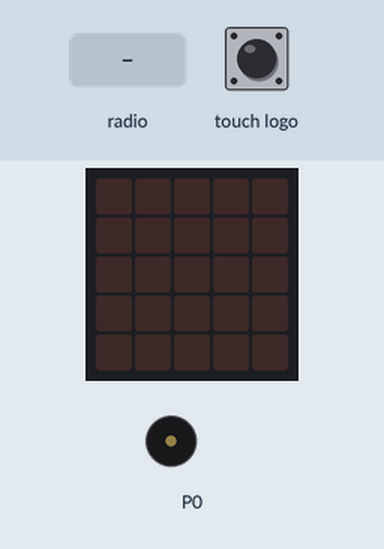
Recording of a program running on a simulated BBC micro:bit (MakeCode). On the bench: the board's 5×5 LED display, buzzer (waves = sounding). The test bench sets the inputs (shaded band).

Above: at 1.2 s.
1.3 s: radio message "0" arrives
At 1.5 s:
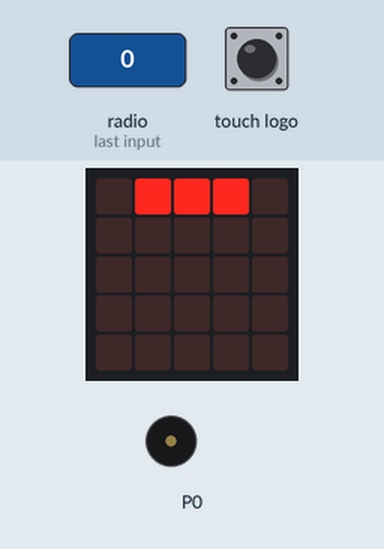
3.3 s: radio message "1" arrives
At 3.5 s:
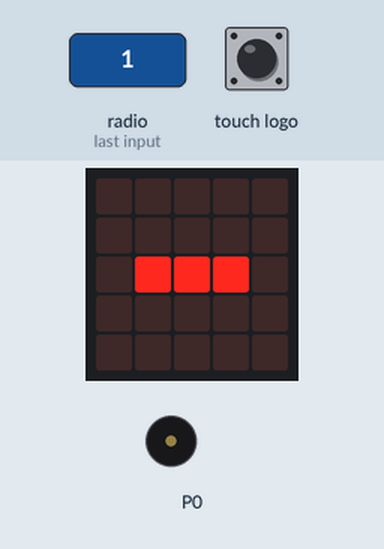
At 4.1 s:
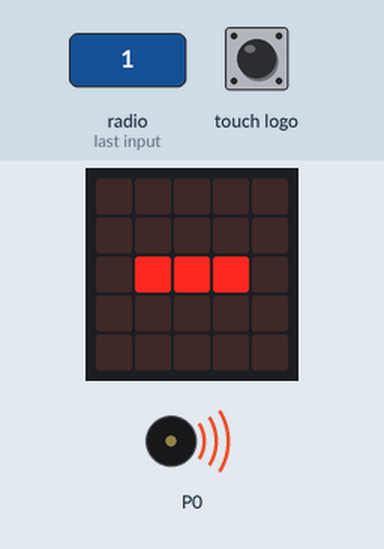
Timing chart, 0 to 6.3 s (numbered marks = the images above; inputs shaded):
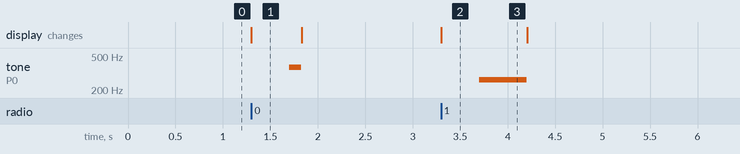

Measured:
- after the input at 1.3 s, tone on P0: silent → 370 Hz after 0.40 s, → silent 0.13 s later; the display: changes at once (image 1)
- after the input at 3.3 s, tone on P0: silent → 262 Hz after 0.40 s, → silent 0.50 s later; the display: changes at once (image 2)
- what the display in image 1 shows lasts 0.5 s, from 1.3 s to 1.8 s
- what the display in image 2 shows lasts 0.9 s, from 3.3 s to 4.2 s

The program:

main.ts
```typescript
radio.onReceivedNumber(function (receivedNumber) {
    if (receivedNumber == 0) {
        basic.showLeds(`
            . # # # .
            . . . . .
            . . . . .
            . . . . .
            . . . . .
            `)
        music.playTone(370, music.beat(BeatFraction.Quarter))
    } else {
        basic.showLeds(`
            . . . . .
            . . . . .
            . # # # .
            . . . . .
            . . . . .
            `)
        music.playTone(262, music.beat(BeatFraction.Whole))
    }
    basic.clearScreen()
})
input.onLogoEvent(TouchButtonEvent.LongPressed, function () {
    radio.sendNumber(1)
})
input.onLogoEvent(TouchButtonEvent.Pressed, function () {
    radio.sendNumber(0)
})
```

test.ts
```typescript
// 在這裡測試；當此封包作為擴充功能時，將不會編譯此內容。
```
